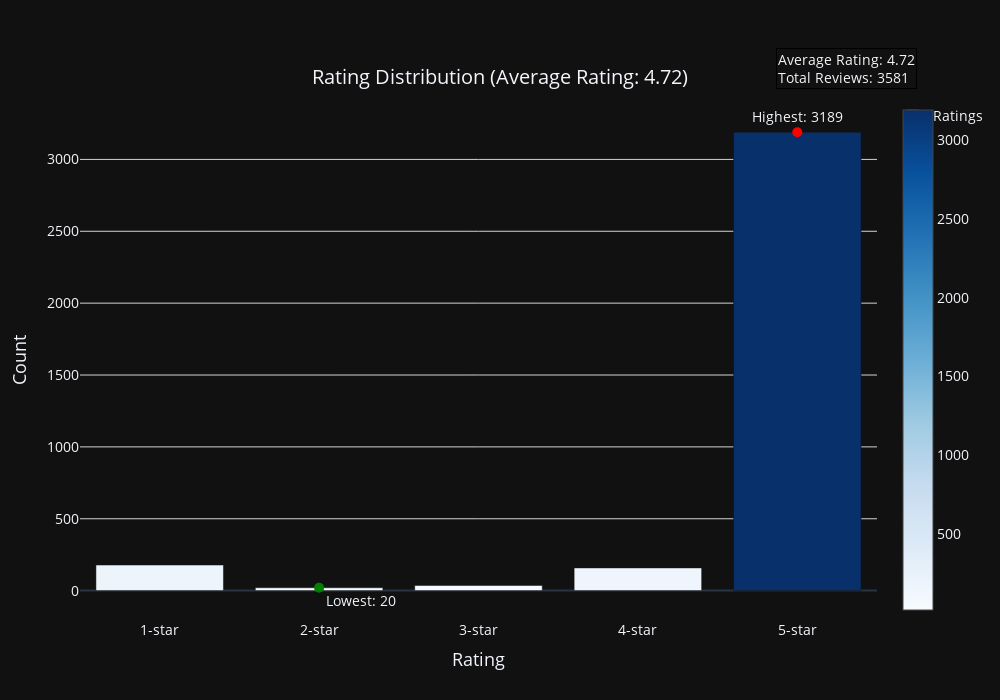

Notebook cell for this chart:
### Markdown cell above
## Rating Analysis

### Code cell
import pandas as pd
import plotly.express as px
import plotly.graph_objects as go

# Load the standardized cleaned merged file
file_path = 'standardized_cleaned_merged_file.xlsx'
df = pd.read_excel(file_path)

# Extract the numerical rating from the "Rating" column
df['Rating Value'] = df['Rating'].str.extract(r'(\d) out of 5 stars').astype(float)

# Calculate the distribution of ratings
rating_distribution = df['Rating Value'].value_counts().sort_index()

# Calculate the overall average rating
average_rating = df['Rating Value'].mean()

# Find the highest and lowest rating counts
max_rating_count = rating_distribution.max()
min_rating_count = rating_distribution.min()

# Create the bar plot
fig = go.Figure()

fig.add_trace(go.Bar(
    x=rating_distribution.index,
    y=rating_distribution.values,
    marker=dict(
        color=rating_distribution.values,
        colorscale='Blues',
        showscale=True
    ),
    hoverinfo='name',
    name='Ratings'
))

# Add an annotation for the highest rating count
fig.add_trace(go.Scatter(
    x=[rating_distribution.idxmax()],
    y=[max_rating_count],
    mode='markers+text',
    marker=dict(color='red', size=10),
    text=[f'Highest: {max_rating_count}'],
    textposition='top center',
    showlegend=False
))

# Add an annotation for the lowest rating count
fig.add_trace(go.Scatter(
    x=[rating_distribution.idxmin()],
    y=[min_rating_count],
    mode='markers+text',
    marker=dict(color='green', size=10),
    text=[f'Lowest: {min_rating_count}'],
    textposition='bottom right',
    showlegend=False
))

# Add title and labels
fig.update_layout(
    title={
        'text': f"Rating Distribution (Average Rating: {average_rating:.2f})",
        'y':0.9,
        'x':0.5,
        'xanchor': 'center',
        'yanchor': 'top'
    },
    xaxis_title="Rating",
    yaxis_title="Count",
    template="plotly_dark",
    yaxis=dict(tickformat="d"),
    width=1000,
    height=700,
    font=dict(size=14),
)

# Customize axes
fig.update_xaxes(
    tickvals=rating_distribution.index, 
    ticktext=[f"{int(r)}-star" for r in rating_distribution.index],
    title_font=dict(size=18),
    tickfont=dict(size=14),
)
fig.update_yaxes(
    showgrid=True,  # Add grid lines
    gridwidth=1,
    gridcolor='LightGray',
    title_font=dict(size=18),
    tickfont=dict(size=14),
)

# Add summary box
fig.add_annotation(
    text=f"Average Rating: {average_rating:.2f}<br>Total Reviews: {rating_distribution.sum()}",
    xref="paper", yref="paper",
    x=1.05, y=1.1,
    showarrow=False,
    font=dict(size=14),
    align="left",
    bordercolor="black",
    borderwidth=1
)

# Show the plot
fig.show()

### Figure 1 — Plotly figure (JSON) as saved in the notebook; plotly's stock layout.template omitted (floating-point values rounded to 4 significant figures)
{"data": [{"hoverinfo": "name", "marker": {"color": [178, 20, 36, 158, 3189], "colorscale": [[0, "rgb(247,251,255)"], [0.125, "rgb(222,235,247)"], [0.25, "rgb(198,219,239)"], [0.375, "rgb(158,202,225)"], [0.5, "rgb(107,174,214)"], [0.625, "rgb(66,146,198)"], [0.75, "rgb(33,113,181)"], [0.875, "rgb(8,81,156)"], [1, "rgb(8,48,107)"]], "showscale": true}, "name": "Ratings", "type": "bar", "x": [1, 2, 3, 4, 5], "y": [178, 20, 36, 158, 3189]}, {"marker": {"color": "red", "size": 10}, "mode": "markers+text", "showlegend": false, "text": ["Highest: 3189"], "textposition": "top center", "type": "scatter", "x": [5], "y": [3189]}, {"marker": {"color": "green", "size": 10}, "mode": "markers+text", "showlegend": false, "text": ["Lowest: 20"], "textposition": "bottom right", "type": "scatter", "x": [2], "y": [20]}], "layout": {"annotations": [{"align": "left", "bordercolor": "black", "borderwidth": 1, "font": {"size": 14}, "showarrow": false, "text": "Average Rating: 4.72<br>Total Reviews: 3581", "x": 1.05, "xref": "paper", "y": 1.1, "yref": "paper"}], "font": {"size": 14}, "height": 700, "title": {"text": "Rating Distribution (Average Rating: 4.72)", "x": 0.5, "xanchor": "center", "y": 0.9, "yanchor": "top"}, "width": 1000, "xaxis": {"tickfont": {"size": 14}, "ticktext": ["1-star", "2-star", "3-star", "4-star", "5-star"], "tickvals": [1, 2, 3, 4, 5], "title": {"font": {"size": 18}, "text": "Rating"}}, "yaxis": {"gridcolor": "LightGray", "gridwidth": 1, "showgrid": true, "tickfont": {"size": 14}, "tickformat": "d", "title": {"font": {"size": 18}, "text": "Count"}}}}
